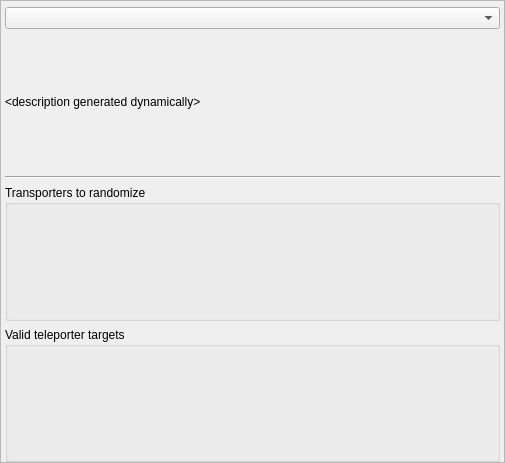
<?xml version="1.0" encoding="UTF-8"?>
<ui version="4.0">
 <class>PresetTeleportersDread</class>
 <widget class="QMainWindow" name="PresetTeleportersDread">
  <property name="geometry">
   <rect>
    <x>0</x>
    <y>0</y>
    <width>505</width>
    <height>463</height>
   </rect>
  </property>
  <property name="windowTitle">
   <string>Transporters</string>
  </property>
  <widget class="QWidget" name="centralWidget">
   <property name="maximumSize">
    <size>
     <width>16777215</width>
     <height>16777215</height>
    </size>
   </property>
   <layout class="QVBoxLayout" name="teleporter_parent_layout">
    <property name="leftMargin">
     <number>0</number>
    </property>
    <property name="topMargin">
     <number>0</number>
    </property>
    <property name="rightMargin">
     <number>0</number>
    </property>
    <property name="bottomMargin">
     <number>0</number>
    </property>
    <item>
     <widget class="QScrollArea" name="teleporter_scroll_area">
      <property name="widgetResizable">
       <bool>true</bool>
      </property>
      <widget class="QWidget" name="teleporter_scroll_area_contents">
       <property name="geometry">
        <rect>
         <x>0</x>
         <y>0</y>
         <width>503</width>
         <height>461</height>
        </rect>
       </property>
       <layout class="QVBoxLayout" name="teleporters_layout">
        <property name="leftMargin">
         <number>4</number>
        </property>
        <property name="topMargin">
         <number>6</number>
        </property>
        <property name="rightMargin">
         <number>4</number>
        </property>
        <property name="bottomMargin">
         <number>0</number>
        </property>
        <item>
         <widget class="ScrollProtectedComboBox" name="teleporters_combo"/>
        </item>
        <item>
         <widget class="QLabel" name="teleporters_description_label">
          <property name="text">
           <string>&lt;html&gt;&lt;head/&gt;&lt;body&gt;&lt;p&gt;&amp;lt;description generated dynamically&amp;gt;&lt;/p&gt;&lt;/body&gt;&lt;/html&gt;</string>
          </property>
          <property name="scaledContents">
           <bool>true</bool>
          </property>
          <property name="wordWrap">
           <bool>true</bool>
          </property>
         </widget>
        </item>
        <item>
         <widget class="Line" name="teleporters_line">
          <property name="orientation">
           <enum>Qt::Horizontal</enum>
          </property>
         </widget>
        </item>
        <item>
         <widget class="QGroupBox" name="teleporters_source_group">
          <property name="title">
           <string>Transporters to randomize</string>
          </property>
          <layout class="QGridLayout" name="teleporters_source_layout">
           <property name="leftMargin">
            <number>1</number>
           </property>
           <property name="topMargin">
            <number>1</number>
           </property>
           <property name="rightMargin">
            <number>1</number>
           </property>
           <property name="bottomMargin">
            <number>1</number>
           </property>
           <property name="spacing">
            <number>3</number>
           </property>
          </layout>
         </widget>
        </item>
        <item>
         <widget class="QGroupBox" name="teleporters_target_group">
          <property name="title">
           <string>Valid teleporter targets</string>
          </property>
          <layout class="QGridLayout" name="teleporters_target_layout">
           <property name="leftMargin">
            <number>1</number>
           </property>
           <property name="topMargin">
            <number>1</number>
           </property>
           <property name="rightMargin">
            <number>1</number>
           </property>
           <property name="bottomMargin">
            <number>1</number>
           </property>
           <property name="spacing">
            <number>3</number>
           </property>
          </layout>
         </widget>
        </item>
       </layout>
      </widget>
     </widget>
    </item>
   </layout>
  </widget>
 </widget>
 <layoutdefault spacing="6" margin="11"/>
 <customwidgets>
  <customwidget>
   <class>ScrollProtectedComboBox</class>
   <extends>QComboBox</extends>
   <header>randovania/gui/widgets/scroll_protected.h</header>
  </customwidget>
 </customwidgets>
 <resources/>
 <connections/>
</ui>
